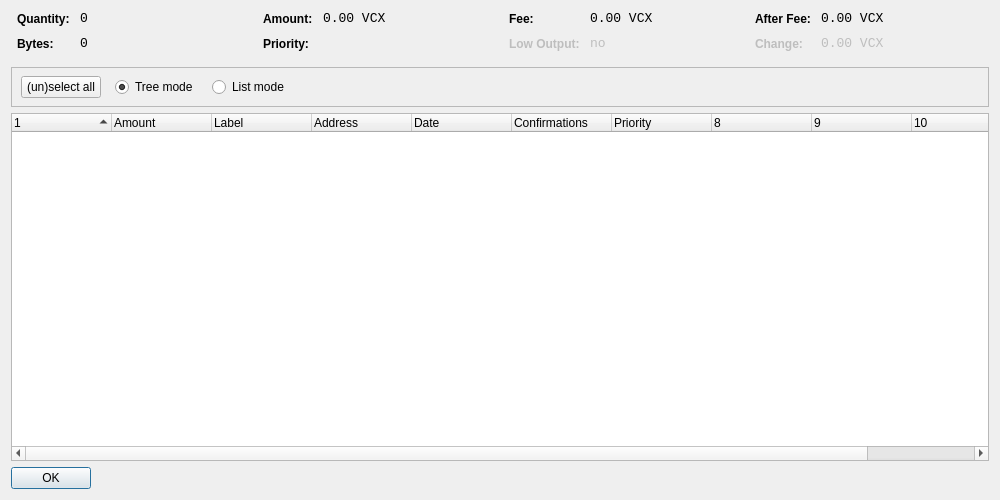
<?xml version="1.0" encoding="UTF-8"?>
<ui version="4.0">
 <class>CoinControlDialog</class>
 <widget class="QDialog" name="CoinControlDialog">
  <property name="geometry">
   <rect>
    <x>0</x>
    <y>0</y>
    <width>1000</width>
    <height>500</height>
   </rect>
  </property>
  <property name="windowTitle">
   <string>Coin Control</string>
  </property>
  <layout class="QVBoxLayout" name="verticalLayout">
   <item>
    <layout class="QHBoxLayout" name="horizontalLayoutTop" stretch="0,0,0,0">
     <property name="topMargin">
      <number>0</number>
     </property>
     <property name="bottomMargin">
      <number>10</number>
     </property>
     <item>
      <layout class="QFormLayout" name="formLayoutCoinControl1">
       <property name="horizontalSpacing">
        <number>10</number>
       </property>
       <property name="verticalSpacing">
        <number>10</number>
       </property>
       <property name="leftMargin">
        <number>6</number>
       </property>
       <property name="rightMargin">
        <number>6</number>
       </property>
       <item row="0" column="0">
        <widget class="QLabel" name="labelCoinControlQuantityText">
         <property name="styleSheet">
          <string notr="true">font-weight:bold;</string>
         </property>
         <property name="text">
          <string>Quantity:</string>
         </property>
        </widget>
       </item>
       <item row="0" column="1">
        <widget class="QLabel" name="labelCoinControlQuantity">
         <property name="font">
          <font>
           <family>Monospace</family>
           <pointsize>10</pointsize>
          </font>
         </property>
         <property name="cursor">
          <cursorShape>IBeamCursor</cursorShape>
         </property>
         <property name="contextMenuPolicy">
          <enum>Qt::ActionsContextMenu</enum>
         </property>
         <property name="text">
          <string notr="true">0</string>
         </property>
         <property name="textInteractionFlags">
          <set>Qt::LinksAccessibleByMouse|Qt::TextSelectableByKeyboard|Qt::TextSelectableByMouse</set>
         </property>
        </widget>
       </item>
       <item row="1" column="0">
        <widget class="QLabel" name="labelCoinControlBytesText">
         <property name="styleSheet">
          <string notr="true">font-weight:bold;</string>
         </property>
         <property name="text">
          <string>Bytes:</string>
         </property>
        </widget>
       </item>
       <item row="1" column="1">
        <widget class="QLabel" name="labelCoinControlBytes">
         <property name="font">
          <font>
           <family>Monospace</family>
           <pointsize>10</pointsize>
          </font>
         </property>
         <property name="cursor">
          <cursorShape>IBeamCursor</cursorShape>
         </property>
         <property name="contextMenuPolicy">
          <enum>Qt::ActionsContextMenu</enum>
         </property>
         <property name="text">
          <string notr="true">0</string>
         </property>
         <property name="textInteractionFlags">
          <set>Qt::LinksAccessibleByMouse|Qt::TextSelectableByKeyboard|Qt::TextSelectableByMouse</set>
         </property>
        </widget>
       </item>
      </layout>
     </item>
     <item>
      <layout class="QFormLayout" name="formLayoutCoinControl2">
       <property name="horizontalSpacing">
        <number>10</number>
       </property>
       <property name="verticalSpacing">
        <number>10</number>
       </property>
       <property name="leftMargin">
        <number>6</number>
       </property>
       <property name="rightMargin">
        <number>6</number>
       </property>
       <item row="0" column="0">
        <widget class="QLabel" name="labelCoinControlAmountText">
         <property name="styleSheet">
          <string notr="true">font-weight:bold;</string>
         </property>
         <property name="text">
          <string>Amount:</string>
         </property>
        </widget>
       </item>
       <item row="0" column="1">
        <widget class="QLabel" name="labelCoinControlAmount">
         <property name="font">
          <font>
           <family>Monospace</family>
           <pointsize>10</pointsize>
          </font>
         </property>
         <property name="cursor">
          <cursorShape>IBeamCursor</cursorShape>
         </property>
         <property name="contextMenuPolicy">
          <enum>Qt::ActionsContextMenu</enum>
         </property>
         <property name="text">
          <string notr="true">0.00 VCX</string>
         </property>
         <property name="textInteractionFlags">
          <set>Qt::LinksAccessibleByMouse|Qt::TextSelectableByKeyboard|Qt::TextSelectableByMouse</set>
         </property>
        </widget>
       </item>
       <item row="1" column="0">
        <widget class="QLabel" name="labelCoinControlPriorityText">
         <property name="styleSheet">
          <string notr="true">font-weight:bold;</string>
         </property>
         <property name="text">
          <string>Priority:</string>
         </property>
        </widget>
       </item>
       <item row="1" column="1">
        <widget class="QLabel" name="labelCoinControlPriority">
         <property name="font">
          <font>
           <family>Monospace</family>
           <pointsize>10</pointsize>
          </font>
         </property>
         <property name="cursor">
          <cursorShape>IBeamCursor</cursorShape>
         </property>
         <property name="contextMenuPolicy">
          <enum>Qt::ActionsContextMenu</enum>
         </property>
         <property name="text">
          <string/>
         </property>
         <property name="textInteractionFlags">
          <set>Qt::LinksAccessibleByMouse|Qt::TextSelectableByKeyboard|Qt::TextSelectableByMouse</set>
         </property>
        </widget>
       </item>
      </layout>
     </item>
     <item>
      <layout class="QFormLayout" name="formLayoutCoinControl3">
       <property name="horizontalSpacing">
        <number>10</number>
       </property>
       <property name="verticalSpacing">
        <number>10</number>
       </property>
       <property name="leftMargin">
        <number>6</number>
       </property>
       <property name="rightMargin">
        <number>6</number>
       </property>
       <item row="0" column="0">
        <widget class="QLabel" name="labelCoinControlFeeText">
         <property name="styleSheet">
          <string notr="true">font-weight:bold;</string>
         </property>
         <property name="text">
          <string>Fee:</string>
         </property>
        </widget>
       </item>
       <item row="0" column="1">
        <widget class="QLabel" name="labelCoinControlFee">
         <property name="font">
          <font>
           <family>Monospace</family>
           <pointsize>10</pointsize>
          </font>
         </property>
         <property name="cursor">
          <cursorShape>IBeamCursor</cursorShape>
         </property>
         <property name="contextMenuPolicy">
          <enum>Qt::ActionsContextMenu</enum>
         </property>
         <property name="text">
          <string notr="true">0.00 VCX</string>
         </property>
         <property name="textInteractionFlags">
          <set>Qt::LinksAccessibleByMouse|Qt::TextSelectableByKeyboard|Qt::TextSelectableByMouse</set>
         </property>
        </widget>
       </item>
       <item row="1" column="0">
        <widget class="QLabel" name="labelCoinControlLowOutputText">
         <property name="enabled">
          <bool>false</bool>
         </property>
         <property name="styleSheet">
          <string notr="true">font-weight:bold;</string>
         </property>
         <property name="text">
          <string>Low Output:</string>
         </property>
        </widget>
       </item>
       <item row="1" column="1">
        <widget class="QLabel" name="labelCoinControlLowOutput">
         <property name="enabled">
          <bool>false</bool>
         </property>
         <property name="font">
          <font>
           <family>Monospace</family>
           <pointsize>10</pointsize>
          </font>
         </property>
         <property name="cursor">
          <cursorShape>IBeamCursor</cursorShape>
         </property>
         <property name="contextMenuPolicy">
          <enum>Qt::ActionsContextMenu</enum>
         </property>
         <property name="text">
          <string notr="true">no</string>
         </property>
         <property name="textInteractionFlags">
          <set>Qt::LinksAccessibleByMouse|Qt::TextSelectableByKeyboard|Qt::TextSelectableByMouse</set>
         </property>
        </widget>
       </item>
      </layout>
     </item>
     <item>
      <layout class="QFormLayout" name="formLayoutCoinControl4">
       <property name="horizontalSpacing">
        <number>10</number>
       </property>
       <property name="verticalSpacing">
        <number>10</number>
       </property>
       <property name="leftMargin">
        <number>6</number>
       </property>
       <property name="rightMargin">
        <number>6</number>
       </property>
       <item row="0" column="0">
        <widget class="QLabel" name="labelCoinControlAfterFeeText">
         <property name="styleSheet">
          <string notr="true">font-weight:bold;</string>
         </property>
         <property name="text">
          <string>After Fee:</string>
         </property>
        </widget>
       </item>
       <item row="0" column="1">
        <widget class="QLabel" name="labelCoinControlAfterFee">
         <property name="font">
          <font>
           <family>Monospace</family>
           <pointsize>10</pointsize>
          </font>
         </property>
         <property name="cursor">
          <cursorShape>IBeamCursor</cursorShape>
         </property>
         <property name="contextMenuPolicy">
          <enum>Qt::ActionsContextMenu</enum>
         </property>
         <property name="text">
          <string notr="true">0.00 VCX</string>
         </property>
         <property name="textInteractionFlags">
          <set>Qt::LinksAccessibleByMouse|Qt::TextSelectableByKeyboard|Qt::TextSelectableByMouse</set>
         </property>
        </widget>
       </item>
       <item row="1" column="0">
        <widget class="QLabel" name="labelCoinControlChangeText">
         <property name="enabled">
          <bool>false</bool>
         </property>
         <property name="styleSheet">
          <string notr="true">font-weight:bold;</string>
         </property>
         <property name="text">
          <string>Change:</string>
         </property>
        </widget>
       </item>
       <item row="1" column="1">
        <widget class="QLabel" name="labelCoinControlChange">
         <property name="enabled">
          <bool>false</bool>
         </property>
         <property name="font">
          <font>
           <family>Monospace</family>
           <pointsize>10</pointsize>
          </font>
         </property>
         <property name="cursor">
          <cursorShape>IBeamCursor</cursorShape>
         </property>
         <property name="contextMenuPolicy">
          <enum>Qt::ActionsContextMenu</enum>
         </property>
         <property name="text">
          <string notr="true">0.00 VCX</string>
         </property>
         <property name="textInteractionFlags">
          <set>Qt::LinksAccessibleByMouse|Qt::TextSelectableByKeyboard|Qt::TextSelectableByMouse</set>
         </property>
        </widget>
       </item>
      </layout>
     </item>
    </layout>
   </item>
   <item>
    <widget class="QFrame" name="frame">
     <property name="minimumSize">
      <size>
       <width>0</width>
       <height>40</height>
      </size>
     </property>
     <property name="frameShape">
      <enum>QFrame::StyledPanel</enum>
     </property>
     <property name="frameShadow">
      <enum>QFrame::Sunken</enum>
     </property>
     <widget class="QWidget" name="horizontalLayoutWidget">
      <property name="geometry">
       <rect>
        <x>10</x>
        <y>0</y>
        <width>781</width>
        <height>41</height>
       </rect>
      </property>
      <layout class="QHBoxLayout" name="horizontalLayoutPanel" stretch="0,0,0,0,0">
       <property name="spacing">
        <number>14</number>
       </property>
       <item>
        <widget class="QPushButton" name="pushButtonSelectAll">
         <property name="sizePolicy">
          <sizepolicy hsizetype="Maximum" vsizetype="Fixed">
           <horstretch>0</horstretch>
           <verstretch>0</verstretch>
          </sizepolicy>
         </property>
         <property name="text">
          <string>(un)select all</string>
         </property>
        </widget>
       </item>
       <item>
        <widget class="QRadioButton" name="radioTreeMode">
         <property name="sizePolicy">
          <sizepolicy hsizetype="Maximum" vsizetype="Fixed">
           <horstretch>0</horstretch>
           <verstretch>0</verstretch>
          </sizepolicy>
         </property>
         <property name="text">
          <string>Tree mode</string>
         </property>
         <property name="checked">
          <bool>true</bool>
         </property>
        </widget>
       </item>
       <item>
        <widget class="QRadioButton" name="radioListMode">
         <property name="sizePolicy">
          <sizepolicy hsizetype="Maximum" vsizetype="Fixed">
           <horstretch>0</horstretch>
           <verstretch>0</verstretch>
          </sizepolicy>
         </property>
         <property name="text">
          <string>List mode</string>
         </property>
        </widget>
       </item>
       <item>
        <spacer name="horizontalSpacer">
         <property name="orientation">
          <enum>Qt::Horizontal</enum>
         </property>
         <property name="sizeHint" stdset="0">
          <size>
           <width>40</width>
           <height>20</height>
          </size>
         </property>
        </spacer>
       </item>
      </layout>
     </widget>
    </widget>
   </item>
   <item>
    <widget class="CoinControlTreeWidget" name="treeWidget">
     <property name="contextMenuPolicy">
      <enum>Qt::CustomContextMenu</enum>
     </property>
     <property name="sortingEnabled">
      <bool>false</bool>
     </property>
     <property name="columnCount">
      <number>11</number>
     </property>
     <attribute name="headerShowSortIndicator" stdset="0">
      <bool>true</bool>
     </attribute>
     <attribute name="headerStretchLastSection">
      <bool>false</bool>
     </attribute>
     <column>
      <property name="text">
       <string/>
      </property>
     </column>
     <column>
      <property name="text">
       <string>Amount</string>
      </property>
     </column>
     <column>
      <property name="text">
       <string>Label</string>
      </property>
     </column>
     <column>
      <property name="text">
       <string>Address</string>
      </property>
     </column>
     <column>
      <property name="text">
       <string>Date</string>
      </property>
     </column>
     <column>
      <property name="text">
       <string>Confirmations</string>
      </property>
      <property name="toolTip">
       <string>Confirmed</string>
      </property>
     </column>
     <column>
      <property name="text">
       <string>Priority</string>
      </property>
     </column>
     <column>
      <property name="text">
       <string/>
      </property>
     </column>
     <column>
      <property name="text">
       <string/>
      </property>
     </column>
     <column>
      <property name="text">
       <string/>
      </property>
     </column>
     <column>
      <property name="text">
       <string/>
      </property>
     </column>
    </widget>
   </item>
   <item>
    <widget class="QDialogButtonBox" name="buttonBox">
     <property name="sizePolicy">
      <sizepolicy hsizetype="Maximum" vsizetype="Fixed">
       <horstretch>0</horstretch>
       <verstretch>0</verstretch>
      </sizepolicy>
     </property>
     <property name="orientation">
      <enum>Qt::Horizontal</enum>
     </property>
     <property name="standardButtons">
      <set>QDialogButtonBox::Ok</set>
     </property>
    </widget>
   </item>
  </layout>
 </widget>
 <customwidgets>
  <customwidget>
   <class>CoinControlTreeWidget</class>
   <extends>QTreeWidget</extends>
   <header>coincontroltreewidget.h</header>
  </customwidget>
 </customwidgets>
 <resources/>
 <connections/>
</ui>
